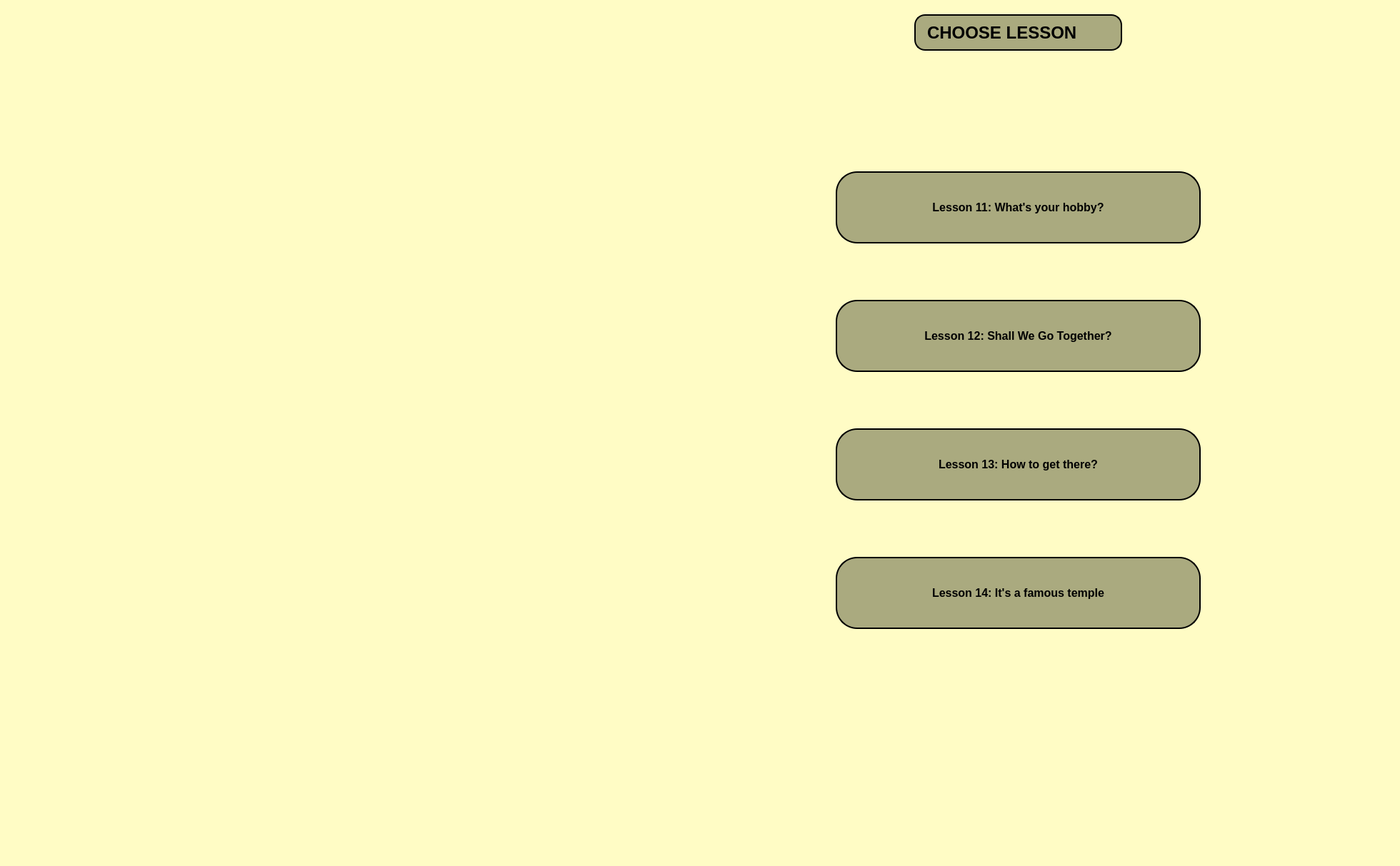
<?xml version="1.0" encoding="UTF-8"?>
<ui version="4.0">
 <class>MainWindow</class>
 <widget class="QMainWindow" name="MainWindow">
  <property name="geometry">
   <rect>
    <x>0</x>
    <y>0</y>
    <width>1960</width>
    <height>1213</height>
   </rect>
  </property>
  <property name="windowTitle">
   <string>Grammar</string>
  </property>
  <property name="styleSheet">
   <string notr="true">background-color: rgb(255, 252, 197);</string>
  </property>
  <widget class="QWidget" name="widget_2">
   <widget class="QWidget" name="widget" native="true">
    <property name="geometry">
     <rect>
      <x>0</x>
      <y>0</y>
      <width>871</width>
      <height>1221</height>
     </rect>
    </property>
    <property name="minimumSize">
     <size>
      <width>871</width>
      <height>1191</height>
     </size>
    </property>
    <property name="styleSheet">
     <string notr="true">border-image: url(:/grapic/pexels-ena-marinkovic-1814213-3640930.jpg);</string>
    </property>
   </widget>
   <widget class="QPushButton" name="b_topic11">
    <property name="geometry">
     <rect>
      <x>1170</x>
      <y>240</y>
      <width>511</width>
      <height>101</height>
     </rect>
    </property>
    <property name="font">
     <font>
      <pointsize>12</pointsize>
      <weight>75</weight>
      <bold>true</bold>
     </font>
    </property>
    <property name="styleSheet">
     <string notr="true">QPushButton {
    border: 2px solid black;
    background-color: rgb(170, 170, 127);
    border-radius: 30px;
    padding: 10px;
    box-shadow: 1px 1px 0px rgba(255, 255, 255, 0.5) inset,
                1px 1px 0px rgba(0, 0, 0, 0.5) inset,
                2px 2px 2px rgba(0, 0, 0, 0.5);
}

QPushButton:pressed {
    box-shadow: none;
    background-color: rgb(170, 170, 0);
}</string>
    </property>
    <property name="text">
     <string>Lesson 11: What's your hobby?</string>
    </property>
   </widget>
   <widget class="QPushButton" name="b_topic12">
    <property name="geometry">
     <rect>
      <x>1170</x>
      <y>420</y>
      <width>511</width>
      <height>101</height>
     </rect>
    </property>
    <property name="font">
     <font>
      <pointsize>12</pointsize>
      <weight>75</weight>
      <bold>true</bold>
     </font>
    </property>
    <property name="styleSheet">
     <string notr="true">QPushButton {
    border: 2px solid black;
    background-color: rgb(170, 170, 127);
    border-radius: 30px;
    padding: 10px;
    box-shadow: 1px 1px 0px rgba(255, 255, 255, 0.5) inset,
                1px 1px 0px rgba(0, 0, 0, 0.5) inset,
                2px 2px 2px rgba(0, 0, 0, 0.5);
}

QPushButton:pressed {
    box-shadow: none;
    background-color: rgb(170, 170, 0);
}</string>
    </property>
    <property name="text">
     <string>Lesson 12: Shall We Go Together?</string>
    </property>
   </widget>
   <widget class="QPushButton" name="b_topic13">
    <property name="geometry">
     <rect>
      <x>1170</x>
      <y>600</y>
      <width>511</width>
      <height>101</height>
     </rect>
    </property>
    <property name="font">
     <font>
      <pointsize>12</pointsize>
      <weight>75</weight>
      <bold>true</bold>
     </font>
    </property>
    <property name="styleSheet">
     <string notr="true">QPushButton {
    border: 2px solid black;
    background-color: rgb(170, 170, 127);
    border-radius: 30px;
    padding: 10px;
    box-shadow: 1px 1px 0px rgba(255, 255, 255, 0.5) inset,
                1px 1px 0px rgba(0, 0, 0, 0.5) inset,
                2px 2px 2px rgba(0, 0, 0, 0.5);
}

QPushButton:pressed {
    box-shadow: none;
    background-color: rgb(170, 170, 0);
}</string>
    </property>
    <property name="text">
     <string>Lesson 13: How to get there?</string>
    </property>
   </widget>
   <widget class="QPushButton" name="b_topic14">
    <property name="geometry">
     <rect>
      <x>1170</x>
      <y>780</y>
      <width>511</width>
      <height>101</height>
     </rect>
    </property>
    <property name="font">
     <font>
      <pointsize>12</pointsize>
      <weight>75</weight>
      <bold>true</bold>
     </font>
    </property>
    <property name="styleSheet">
     <string notr="true">QPushButton {
    border: 2px solid black;
    background-color: rgb(170, 170, 127);
    border-radius: 30px;
    padding: 10px;
    box-shadow: 1px 1px 0px rgba(255, 255, 255, 0.5) inset,
                1px 1px 0px rgba(0, 0, 0, 0.5) inset,
                2px 2px 2px rgba(0, 0, 0, 0.5);
}

QPushButton:pressed {
    box-shadow: none;
    background-color: rgb(170, 170, 0);
}</string>
    </property>
    <property name="text">
     <string>Lesson 14: It's a famous temple</string>
    </property>
   </widget>
   <widget class="QLabel" name="label">
    <property name="geometry">
     <rect>
      <x>1280</x>
      <y>20</y>
      <width>291</width>
      <height>51</height>
     </rect>
    </property>
    <property name="font">
     <font>
      <pointsize>18</pointsize>
      <weight>75</weight>
      <bold>true</bold>
     </font>
    </property>
    <property name="styleSheet">
     <string notr="true">border: 2px solid black;
    background-color: rgb(170, 170, 127);
    border-radius: 15px;
    padding: 10px;
    box-shadow: 1px 1px 0px rgba(255, 255, 255, 0.5) inset,
                1px 1px 0px rgba(0, 0, 0, 0.5) inset,
                2px 2px 2px rgba(0, 0, 0, 0.5);</string>
    </property>
    <property name="text">
     <string>CHOOSE LESSON</string>
    </property>
   </widget>
  </widget>
 </widget>
 <resources>
  <include location="anhgra.qrc"/>
 </resources>
 <connections/>
</ui>
